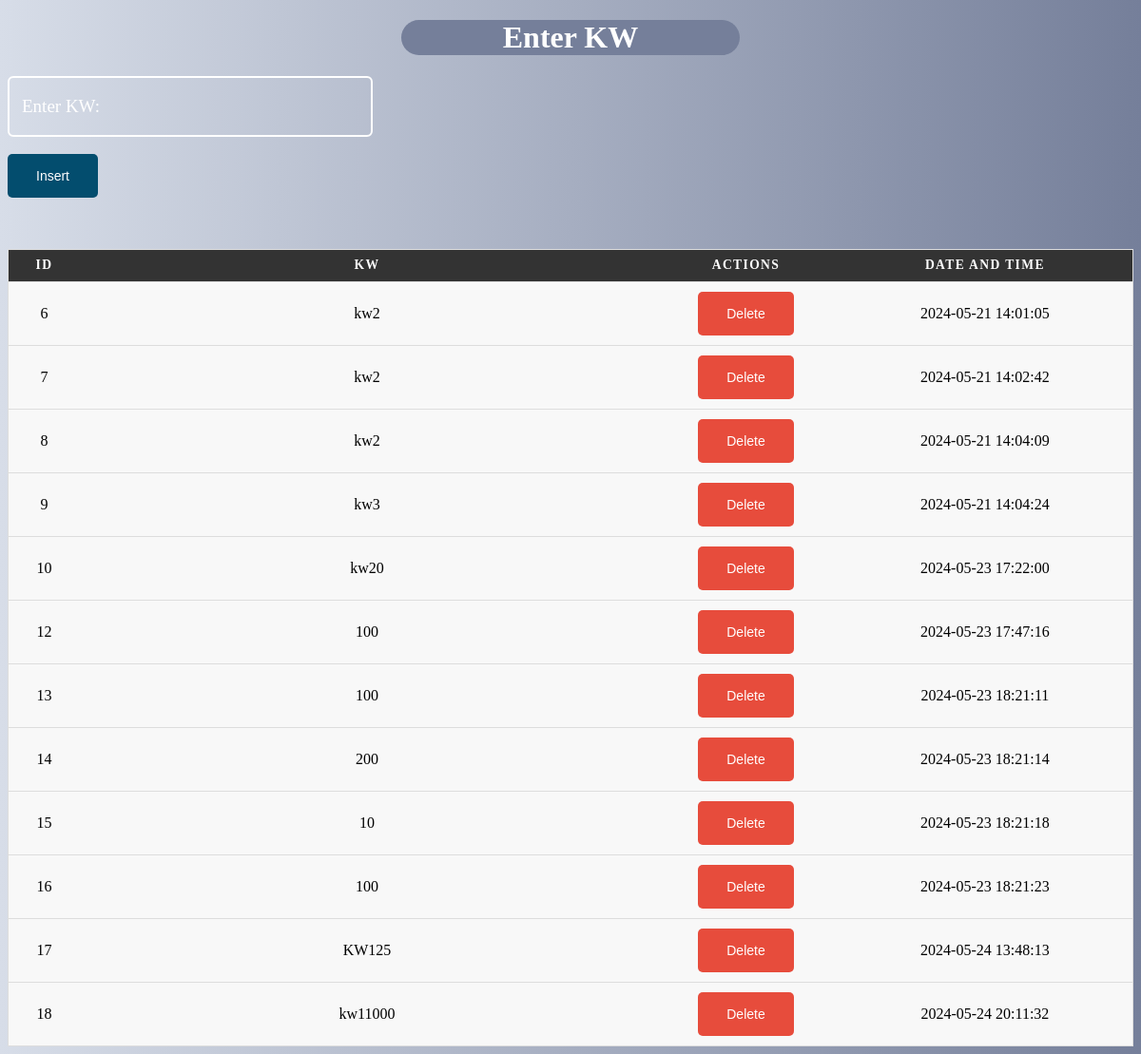
/pramukh/admin/insert.php (signed in), run on the app's committed database.
### tables this page shows
CREATE TABLE `kw` (
  `id` int(11) NOT NULL,
  `kw` text NOT NULL,
  `tr_date` datetime NOT NULL
);

### pramukh/admin/insert.php (the view, shortened to what this page needs)
<?php
include('db.php');
$sql = "SELECT * FROM kw";
$result = $con->query($sql);
$users = [];
if ($result->num_rows > 0) {
    while ($row = $result->fetch_assoc()) {
        $users[] = $row;
    }
}
?>
<!DOCTYPE html>
<html>
<head>
    <link rel="stylesheet" href="css/insert.css" </head>
<body>
    <center><h1 style="background: #757F9A; border-radius: 25px; width:30%; color:white;">Enter KW</h1></center>
    <form method="post" action="">
        <div class="input-field">
            <input type="text" name="kw" required>
            <label>Enter KW:</label>
        </div><br>
        <button class="btn btn-10" type="submit">Insert</button>
    </form><br><br><br>
    <table>
        <tr>
            <th style="width:10%" class="header" >ID</th>
            <th class="header">KW</th>
            <th style="width:30%" class="header">Actions</th>
            <th class="header" style="width:50%">Date and Time</th>
        </tr>
        <?php foreach ($users as $user) : ?>
            <tr>
                <td><?php echo $user['id']; ?></td>
                <td><?php echo $user['kw']; ?></td>
                <td>
                    <form method="post" action="" style="display:inline;">
                        <button class="btn btn-1" type="submit">Delete</button>
                    </form>
                </td>
                <td><?php echo $user['tr_date']; ?></td>
            </tr>
        <?php endforeach; ?>
    </table>
</body>
</html>

### pramukh/admin/css/insert.css (style rules this page uses)
body { background: #757F9A; background: -webkit-linear-gradient(to right, #D7DDE8, #757F9A); background: linear-gradient(to right, #D7DDE8, #757F9A); }
.input-field { position: relative; }
.input-field input { width: 350px; height: 60px; border-radius: 6px; font-size: 18px; padding: 0 15px; border: 2px solid #fff; background: transparent; color: black; outline: none; }
.input-field label { position: absolute; top: 50%; left: 15px; transform: translateY(-50%); color: #fff; font-size: 19px; pointer-events: none; transition: 0.3s; }
.btn-10 { background-color: #034d6e; padding: 15px 30px; font-size: 14px; border: none; cursor: pointer; transition: all 0.3s ease-in-out; color: #fff; border-radius: 5px; }
.btn-1 { background-color: #e74c3c; padding: 15px 30px; font-size: 14px; border: none; cursor: pointer; transition: all 0.3s ease-in-out; color: #fff; border-radius: 5px; }
table { border: 1px solid #ccc; border-collapse: collapse; margin: 0; padding: 0; width: 100%; table-layout: fixed; }
table tr { background-color: #f8f8f8; border: 1px solid #ddd; padding: .35em; }
.header { background-color: #333; color: white; position: -webkit-sticky; position: sticky; top: 0; width: 100%; z-index: 1000; }
table th, table td { padding: .625em; text-align: center; }
table th { font-size: .85em; letter-spacing: .1em; text-transform: uppercase; }

### data on the page
kw: id "6", kw "kw2", tr_date "2024-05-21 14:01:05"
kw: id "7", kw "kw2", tr_date "2024-05-21 14:02:42"
kw: id "8", kw "kw2", tr_date "2024-05-21 14:04:09"
kw: id "9", kw "kw3", tr_date "2024-05-21 14:04:24"
kw: id "10", kw "kw20", tr_date "2024-05-23 17:22:00"
kw: id "12", kw "100", tr_date "2024-05-23 17:47:16"
kw: id "13", kw "100", tr_date "2024-05-23 18:21:11"
kw: id "14", kw "200", tr_date "2024-05-23 18:21:14"
kw: id "15", kw "10", tr_date "2024-05-23 18:21:18"
kw: id "16", kw "100", tr_date "2024-05-23 18:21:23"
kw: id "17", kw "KW125", tr_date "2024-05-24 13:48:13"
kw: id "18", kw "kw11000", tr_date "2024-05-24 20:11:32"
